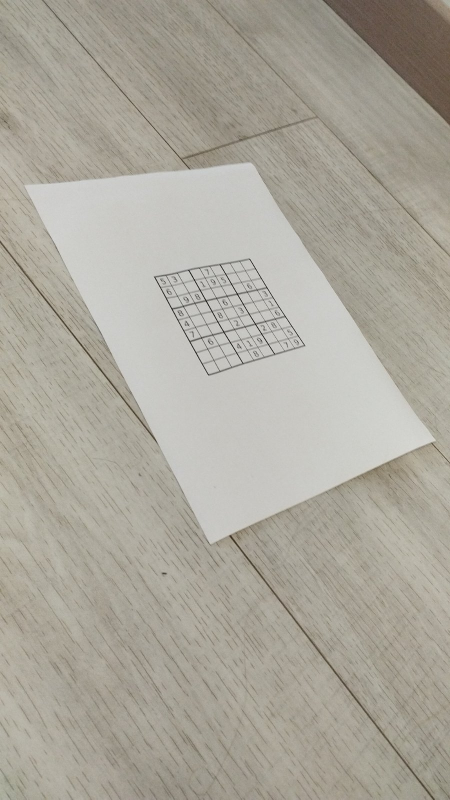
#> input picture sample/image_1.jpg, 900 x 1599 px (shown at 1/2 size)
$ jupyter execute sample.ipynb
#> lines starting #> are read from the running program, lines starting #| are printed output that depends on the picture; after the words box and inside, x2 and y2 are one past the last pixel; in counts of white or black regions, pixels touching at a corner belong together
[cell 1]
import cv2
import random
import numpy as np
from matplotlib import pyplot as plt
plt.rcParams['figure.figsize'] = [50, 10]

[cell 2]
def load_image(image_path):
#> called with image_path = 'image_1.jpg'
    image = cv2.imread(image_path)
#> image is the input picture: shape (1599, 900, 3); mean B, G, R 156.6, 167.4, 171.4
    if image is None:
        raise ValueError("Image not found or unable to load.")
    return image

# [25 lines left out: function capture_image_from_camera, not called in this run]

def preprocess_image(image):
    gray = cv2.cvtColor(image, cv2.COLOR_BGR2GRAY)
    blurred = cv2.GaussianBlur(gray, (5, 5), 0)
    # Пороговая обработка
    # _, thresh = cv2.threshold(blurred, 0, 255, cv2.THRESH_BINARY_INV + cv2.THRESH_OTSU)
    threshold = cv2.adaptiveThreshold(blurred, 255, cv2.ADAPTIVE_THRESH_GAUSSIAN_C, cv2.THRESH_BINARY_INV, 9, 2)
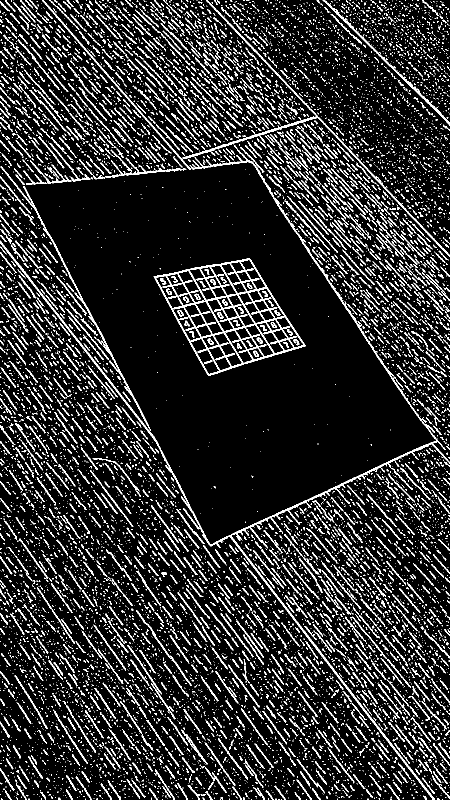
#> threshold: shape (1599, 900) (shown at 1/2 size); 13.7% white in thin lines or dots
    return threshold

def find_largest_contour(threshold):
    contours, _ = cv2.findContours(threshold, cv2.RETR_EXTERNAL, cv2.CHAIN_APPROX_SIMPLE)
#> contours = 11328 contours, 10087 with area under 20; largest, box (x1, y1, x2, y2) and area: (307, 517, 611, 752) 41212, (0, 290, 900, 1599) 7974, (365, 0, 900, 514) 2528, (1, 333, 302, 862) 1574, (645, 0, 900, 251) 1103
    largest_contour = max(contours, key=cv2.contourArea)
#> largest_contour = contour of 488 points, box (x1, y1, x2, y2) (307, 517, 611, 752), area 41212
    peri=cv2.arcLength(largest_contour, True)
#> peri = 888.9
    polygone=cv2.approxPolyDP(largest_contour, 0.02*peri, True)
#> polygone = [[499, 517], [307, 553], [417, 751], [610, 692]]

    return polygone

def get_rectangle_corners(polygone):
    points = sorted(np.vstack(polygone).squeeze(), key=lambda x: (x[1], x[0]))
    top_left, top_right = sorted(points[:2], key=lambda x: x[0])
    bottom_left, bottom_right = sorted(points[2:], key=lambda x: x[0])
    return top_left, top_right, bottom_right, bottom_left


marge = 4
case = 28 + 2 * marge
width = height = 9 * case

# Исправление перспективы
def perspective_transform(image, points):
    src = np.array(points, dtype=np.float32)
    destination =np.float32([[0, 0], [width, 0], [width, height], [0, height]])
    matrix = cv2.getPerspectiveTransform(np.array(src, dtype="float32"), destination)
    warped = cv2.warpPerspective(image, matrix, (width, height))
    return warped

# 3. Разделение на клетки
# [13 lines left out: function split_into_cells, not called in this run]


def draw_grid(image):
    height, width = image.shape[:2]
    cell_height, cell_width = height // 9, width // 9

    for row in range(9):
        for col in range(9):
            y1, y2 = row * cell_height, (row + 1) * cell_height
            x1, x2 = col * cell_width, (col + 1) * cell_width
            cv2.rectangle(image, (x1, y1), (x2, y2), (0, 255, 0), 1)

    return image


# [15 lines left out: function draw_digits, not called in this run]

[cell 3]
image_path = 'image_1.jpg'

image = load_image(image_path)
# image = capture_image_from_camera()
threshold = preprocess_image(image)
polygon = find_largest_contour(threshold)
#> polygon = [[499, 517], [307, 553], [417, 751], [610, 692]]
corners = get_rectangle_corners(polygon)
#> in get_rectangle_corners, `points = sorted(np.vstack(polygone).squeeze(), key=lambda x: (x[1], x[..`: points = [[499, 517], [307, 553], [610, 692], [417, 751]]
#> in get_rectangle_corners, `top_left, top_right = sorted(points[:2], key=lambda x: x[0])`: top_left = [307, 553]; top_right = [499, 517]
#> in get_rectangle_corners, `bottom_left, bottom_right = sorted(points[2:], key=lambda x: x[0])`: bottom_left = [417, 751]; bottom_right = [610, 692]
#> corners = ([307, 553], [499, 517], [610, 692], [417, 751])
transformed_image = perspective_transform(image, corners)
#> in perspective_transform, `src = np.array(points, dtype=np.float32)`: src = [[307, 553], [499, 517], [610, 692], [417, 751]]
#> in perspective_transform, `matrix = cv2.getPerspectiveTransform(np.array(src, dtype="float32"), d..`: matrix = [[1.73, -0.961, 0.384], [0.374, 1.99, -1217.3], [-0.000502, 0.000738, 1]]
#> in perspective_transform, `warped = cv2.warpPerspective(image, matrix, (width, height))`:
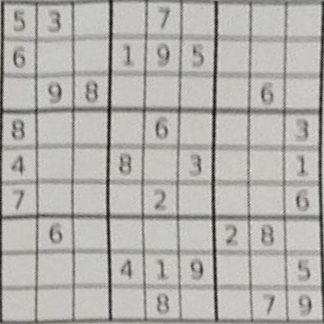
#> warped: shape (324, 324, 3); mean B, G, R 173.4, 177.7, 178.5
# cells = split_into_cells(transformed_image)

result_image = draw_grid(transformed_image.copy())
plt.imshow(cv2.cvtColor(result_image, cv2.COLOR_BGR2RGB))

[cell 4]
import cv2
import numpy as np
from matplotlib import pyplot as plt

# Координаты четырехугольника (упорядочены: [верхний левый, верхний правый, нижний правый, нижний левый])
polygon = np.array([[100, 100], [400, 100], [350, 400], [150, 400]])

# Размер сетки (9x9)
grid_size = 9

# Создаем пустое изображение для визуализации
image = np.zeros((500, 500, 3), dtype=np.uint8)

# Рисуем исходный четырехугольник
cv2.polylines(image, [polygon], isClosed=True, color=(0, 255, 0), thickness=2)
#> image: shape (500, 500, 3)

# Функция для вычисления интерполяции между двумя точками
def interpolate_points(p1, p2, num_points):
    return [((1 - t) * p1[0] + t * p2[0], (1 - t) * p1[1] + t * p2[1]) for t in np.linspace(0, 1, num_points)]

# Разбиваем стороны четырехугольника на равные части
top_side = interpolate_points(polygon[0], polygon[1], grid_size)
bottom_side = interpolate_points(polygon[3], polygon[2], grid_size)
left_side = interpolate_points(polygon[0], polygon[3], grid_size)
right_side = interpolate_points(polygon[1], polygon[2], grid_size)

# Рисуем горизонтальные линии сетки
for i in range(grid_size):
    start = top_side[i]
    end = bottom_side[i]
    cv2.line(image, (int(start[0]), int(start[1])), (int(end[0]), int(end[1])), (255, 0, 0), 1)
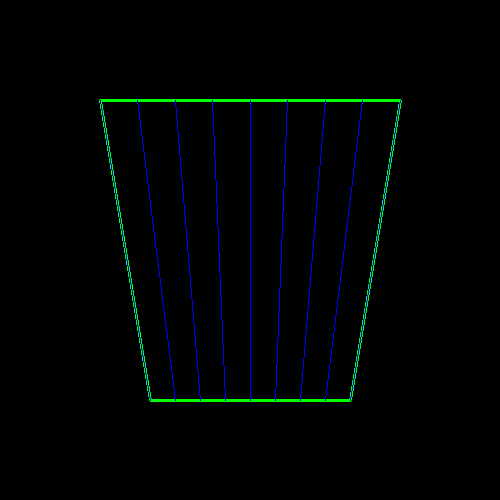
#> image: shape (500, 500, 3); mean B, G, R 2.8, 2.6, 0

# Рисуем вертикальные линии сетки
for i in range(grid_size):
    start = left_side[i]
    end = right_side[i]
    cv2.line(image, (int(start[0]), int(start[1])), (int(end[0]), int(end[1])), (255, 0, 0), 1)
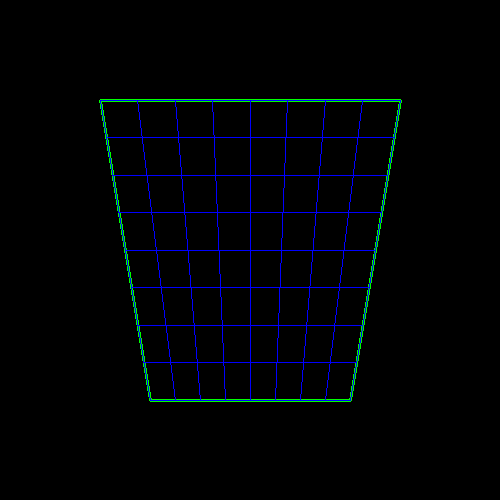
#> image: shape (500, 500, 3); 0.87% of pixels changed, all inside (x1, y1, x2, y2) = (101, 100, 400, 401)

# Показываем изображение с сеткой
plt.imshow(cv2.cvtColor(image, cv2.COLOR_BGR2RGB))

[cell 5]
import cv2
import numpy as np

# Координаты четырехугольника (упорядочены: [верхний левый, верхний правый, нижний правый, нижний левый])
polygon = np.array([[100, 100], [400, 100], [350, 400], [150, 400]])

# Размер сетки (9x9)
grid_size = 10

# Создаем пустое изображение для визуализации
image = np.zeros((500, 500, 3), dtype=np.uint8)

# Рисуем исходный четырехугольник
cv2.polylines(image, [polygon], isClosed=True, color=(0, 255, 0), thickness=2)

# Функция для вычисления интерполяции между двумя точками
def interpolate_points(p1, p2, num_points):
    return [((1 - t) * p1[0] + t * p2[0], (1 - t) * p1[1] + t * p2[1]) for t in np.linspace(0, 1, num_points)]

# Разбиваем стороны четырехугольника на равные части
top_side = interpolate_points(polygon[0], polygon[1], grid_size)
bottom_side = interpolate_points(polygon[3], polygon[2], grid_size)

# Вычисляем центры ячеек в нормализованных координатах (0-1)
cell_centers = []
for i in range(grid_size - 1):  # Проход по строкам
    for j in range(grid_size - 1):  # Проход по столбцам
        # Линии по текущим вертикальным интервалам
        top_interp = interpolate_points(top_side[i], bottom_side[i], grid_size)
        bottom_interp = interpolate_points(top_side[i + 1], bottom_side[i + 1], grid_size)

        # Центр текущей ячейки
        cell_center = (
            (top_interp[j][0] + bottom_interp[j + 1][0]) / 2,
            (top_interp[j][1] + bottom_interp[j + 1][1]) / 2
        )
        cell_centers.append(cell_center)

# Гомография: нормализованный квадрат -> четырехугольник
src_points = np.array([[0, 0], [1, 0], [1, 1], [0, 1]], dtype=np.float32)
dst_points = polygon.astype(np.float32)
h_matrix = cv2.getPerspectiveTransform(src_points, dst_points)
#> h_matrix = [[300, 125, 100], [0, 500, 100], [0, 0.5, 1]]

# Преобразование центров через гомографию
transformed_centers = []
for center in cell_centers:
    point = np.array([center[0], center[1], 1], dtype=np.float32).reshape(3, 1)
    transformed_point = np.dot(h_matrix, point)
    transformed_point /= transformed_point[2, 0]  # Нормализация
    transformed_centers.append((int(transformed_point[0, 0]), int(transformed_point[1, 0])))
#> this loop made 81 passes
#> transformed_point on passes 1 to 12: [848.3, 984.8, 1], [736.6, 988.2, 1], [665, 990.3, 1], [615.3, 991.8, 1], [578.8, 992.9, 1], [550.7, 993.7, 1], [528.6, 994.4, 1], [510.6, 994.9, 1], [495.8, 995.3, 1], [1013.7, 984.8, 1], [860.8, 988.2, 1], [763, 990.3, 1]
#> after the loop, transformed_centers = 81 pairs, first value 495 to 2171, second value 984 to 995

# Рисуем сетку
for i in range(grid_size):
    top_interp = interpolate_points(top_side[i], bottom_side[i], grid_size)
    for j in range(grid_size):
        if i < grid_size - 1 and j < grid_size - 1:
            cv2.line(image, (int(top_interp[j][0]), int(top_interp[j][1])),
                     (int(top_interp[j + 1][0]), int(top_interp[j + 1][1])), (255, 0, 0), 1)
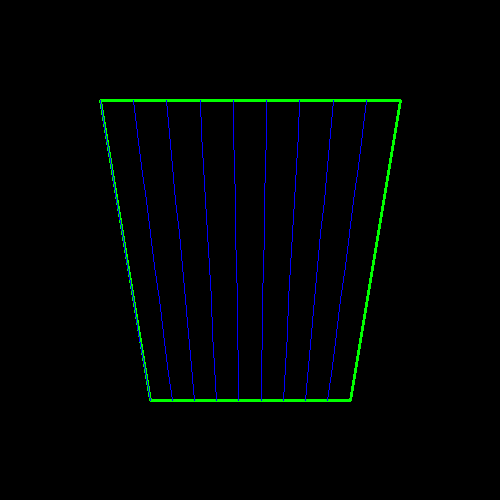
#> image: shape (500, 500, 3); mean B, G, R 2.8, 2.9, 0

# Рисуем числа на трансформированных координатах
for idx, center in enumerate(transformed_centers):
    cv2.putText(image, str(idx + 1), center, cv2.FONT_HERSHEY_SIMPLEX, 1, (0, 255, 255), 1, cv2.LINE_AA)
#> this loop made 81 passes
#> center on passes 1 to 12: (848, 984), (736, 988), (665, 990), (615, 991), (578, 992), (550, 993), (528, 994), (510, 994), (495, 995), (1013, 984), (860, 988), (762, 990)


plt.imshow(cv2.cvtColor(image, cv2.COLOR_BGR2RGB))

[cell 6]
import cv2
import numpy as np
from matplotlib import pyplot as plt

# 1. Загрузка фонового изображения
background = cv2.imread('s255.png')  # Замените 'background.jpg' на путь к вашему изображению
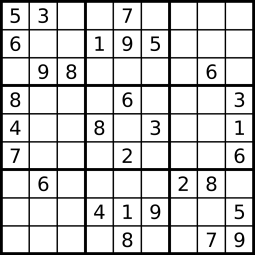
#> input picture sample/s255.png, 255 x 255 px
#> background is the input picture: shape (255, 255, 3); min 0, max 255, mean 209.7
height, width, _ = background.shape
#> height = 255; width = 255

# 2. Создание пустого изображения для текста
# text_image = np.zeros((100, 100, 3), dtype=np.uint8)

# Текст и параметры шрифта
text = "283453"
font = cv2.FONT_HERSHEY_SIMPLEX
#> font = 0
font_scale = 10
thickness = 30
margin_text = 30 # percentage

# Позиция для начала рисования текста
(text_width, text_height), baseline = cv2.getTextSize(text, font, font_scale, thickness)
#> text_width = 1230; text_height = 225; baseline = 105
margin = int(text_height * margin_text/100)
#> margin = 67
text_width += margin + thickness//2
#> text_width = 1312
text_height += margin + thickness//2
#> text_height = 307
text_image = np.zeros((text_height , text_width, 3), dtype=np.uint8)
cv2.putText(text_image, text, (margin, text_height - margin//2 -  thickness//2), font, font_scale, (0, 255, 255), thickness, cv2.LINE_AA)
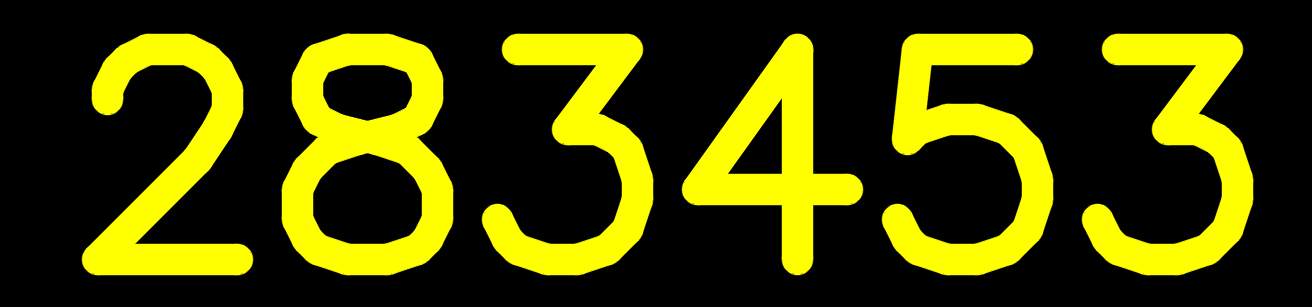
#> text_image: shape (307, 1312, 3); mean of channels 0, 1, 2 0, 67.2, 67.2; drawn as B, G, R

# Координаты четырёхугольного полигона
polygon_pts = np.array([[50, 80], [200, 60], [220, 200], [30, 220]], dtype=np.float32)

# 3. Нарисуем текст на пустом изображении

# Задаем целевые координаты для трансформации (полигона)
destination_pts = np.array([[polygon_pts[0][0], polygon_pts[0][1]],
                            [polygon_pts[1][0], polygon_pts[1][1]],
                            [polygon_pts[2][0], polygon_pts[2][1]],
                            [polygon_pts[3][0], polygon_pts[3][1]]], dtype=np.float32)

# Вычисляем матрицу перспективного преобразования
# Определяем исходные точки как углы bounding box текста
src_pts = np.array([[0, 0], [text_width, 0],
                    [text_width, text_height], [0, text_height]], dtype=np.float32)
#> src_pts = [[0, 0], [1312, 0], [1312, 307], [0, 307]]

M = cv2.getPerspectiveTransform(src_pts, destination_pts)
#> M = [[0.11, -0.0854, 50], [-0.0166, 0.307, 80], [-2.26e-05, -0.000676, 1]]

# Применяем перспективное преобразование
warped_text_image = cv2.warpPerspective(text_image, M, (width, height))

# 4. Наложение искаженного текста на фоновое изображение

# Мы будем использовать маску текста для наложения на фон
gray_warped_text = cv2.cvtColor(warped_text_image, cv2.COLOR_BGR2GRAY)
_, mask = cv2.threshold(gray_warped_text, 1, 255, cv2.THRESH_BINARY)
#> mask: shape (255, 255); 10.3% white; 6 white regions, box (x1, y1, x2, y2) and area: (74, 87, 99, 198) 1343, (153, 77, 177, 189) 1178, (177, 74, 205, 186) 1090, (45, 90, 75, 202) 1059, (100, 83, 124, 195) 1047, (127, 80, 151, 191) 987

# Инвертируем маску для того, чтобы наложить текст на фон
mask_inv = cv2.bitwise_not(mask)

# Извлекаем область фона, куда будет наложен текст
background_region = cv2.bitwise_and(background, background, mask=mask_inv)

# Извлекаем сам текст из искаженного изображения
text_region = cv2.bitwise_and(warped_text_image, warped_text_image, mask=mask)

# Наложение текста на фон
result = cv2.add(background_region, text_region)

# 5. Нарисовать рамку для полигона на фоне
polygon_pts_int = polygon_pts.astype(np.int32)  # Преобразуем координаты в целые числа
cv2.polylines(result, [polygon_pts_int], isClosed=True, color=(0, 255, 0), thickness=2)  # Рисуем рамку полигона (зеленая)
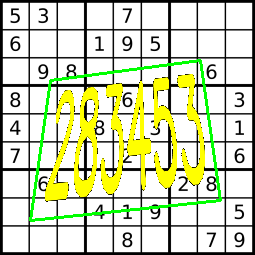
#> result: shape (255, 255, 3); mean B, G, R 181.3, 213, 205.8

plt.subplot(131), plt.imshow(cv2.cvtColor(text_image, cv2.COLOR_BGR2RGB))
plt.subplot(132), plt.imshow(cv2.cvtColor(warped_text_image, cv2.COLOR_BGR2RGB))
plt.subplot(133), plt.imshow(cv2.cvtColor(result, cv2.COLOR_BGR2RGB))
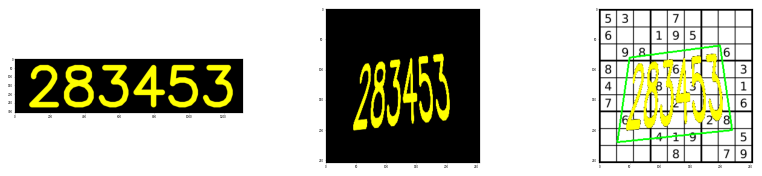
#> figure drawn by matplotlib, 3 panels

[cell 7]
import cv2
import numpy as np
from matplotlib import pyplot as plt
plt.rcParams['figure.figsize'] = [20, 10]
# Текст и параметры шрифта
text = "234543vfdr"
font = cv2.FONT_HERSHEY_SIMPLEX
font_scale = 10
thickness = 32
margin_text = 20 # percentage

# Позиция для начала рисования текста
(text_width, text_height), baseline = cv2.getTextSize(text, font, font_scale, thickness)
#> text_width = 1832; text_height = 226; baseline = 106
margin = int(text_height * margin_text/100)
#> margin = 45
text_width += margin + thickness//2
#> text_width = 1893
text_height += margin + thickness//2
#> text_height = 287
text_image = np.zeros((text_height , text_width, 3), dtype=np.uint8)
cv2.putText(text_image, text, (margin, text_height - margin//2 -  thickness//2), font, font_scale, (0, 255, 255), thickness, cv2.LINE_AA)
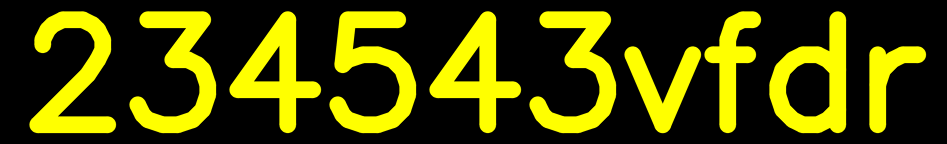
#> text_image: shape (287, 1893, 3) (shown at 1/2 size); mean of channels 0, 1, 2 0, 72.5, 72.5; drawn as B, G, R

plt.imshow(cv2.cvtColor(text_image, cv2.COLOR_BGR2RGB))
